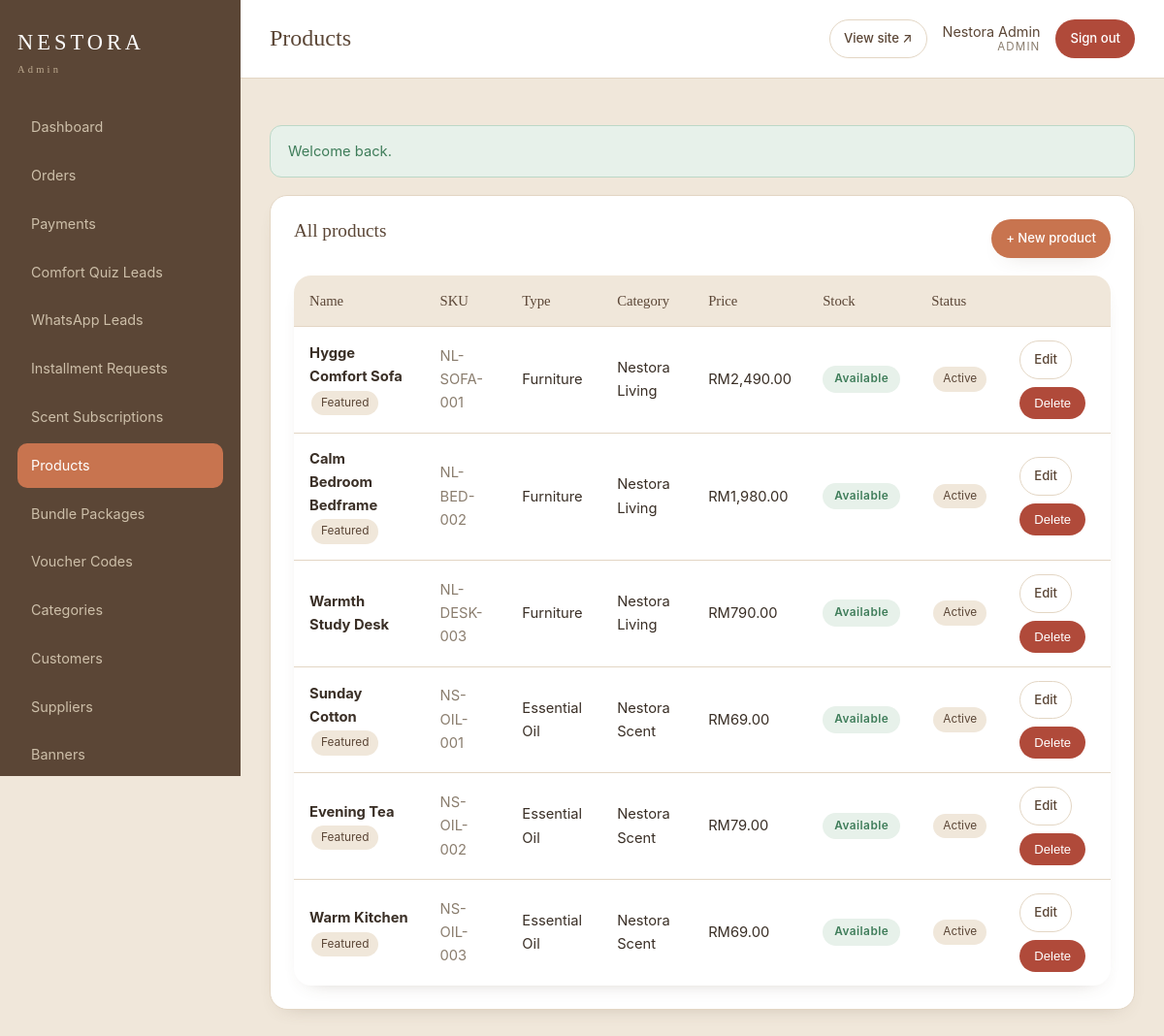
Page /admin/products.php (signed in) on the committed database.
### tables this page shows
CREATE TABLE IF NOT EXISTS products (
    id                   INT UNSIGNED NOT NULL AUTO_INCREMENT,
    name                 VARCHAR(190)  NOT NULL,
    slug                 VARCHAR(210)  NOT NULL,
    sku                  VARCHAR(80)   NOT NULL,
    category_id          INT UNSIGNED  NULL,
    product_type         ENUM('furniture','essential_oil','diffuser','bundle') NOT NULL DEFAULT 'furniture',
    short_description    VARCHAR(500)  NULL,
    long_description     TEXT          NULL,
    feeling_tags         VARCHAR(255)  NULL,             
    scent_profile        VARCHAR(255)  NULL,             
    scent_mood           VARCHAR(180)  NULL,
    scent_notes          VARCHAR(255)  NULL,
    best_room_usage      VARCHAR(180)  NULL,
    usage_instructions   TEXT          NULL,
    safety_disclaimer    TEXT          NULL,
    bottle_size          VARCHAR(80)   NULL,             
    material             VARCHAR(255)  NULL,             
    dimensions           VARCHAR(255)  NULL,             
    delivery_note        VARCHAR(255)  NULL,
    price                DECIMAL(10,2) NOT NULL DEFAULT 0.00,    
    base_price           DECIMAL(10,2) NULL,                      
    promo_price          DECIMAL(10,2) NULL,
    installment_eligible TINYINT(1)    NOT NULL DEFAULT 0,
    max_installment_months ENUM('6','12','24') NOT NULL DEFAULT '24',
    supplier_cost        DECIMAL(10,2) NULL,             
    cost_price           DECIMAL(10,2) NULL,             
    supplier_id          INT UNSIGNED  NULL,
    stock_status         ENUM('available','preorder','checking','unavailable') NOT NULL DEFAULT 'available',
    track_inventory      TINYINT(1)    NOT NULL DEFAULT 0,
    stock_quantity       INT           NOT NULL DEFAULT 0,
    low_stock_threshold  INT           NOT NULL DEFAULT 0,
    is_featured          TINYINT(1)    NOT NULL DEFAULT 0,
    status               ENUM('draft','active','hidden') NOT NULL DEFAULT 'draft',
    created_at           DATETIME      NOT NULL DEFAULT CURRENT_TIMESTAMP,
    updated_at           DATETIME      NOT NULL DEFAULT CURRENT_TIMESTAMP ON UPDATE CURRENT_TIMESTAMP,
    PRIMARY KEY (id),
    UNIQUE KEY uq_product_slug (slug),
    UNIQUE KEY uq_product_sku (sku),
    KEY idx_product_type (product_type),
    KEY idx_product_status (status),
    KEY idx_product_category (category_id),
    CONSTRAINT fk_product_category FOREIGN KEY (category_id) REFERENCES categories(id) ON DELETE SET NULL,
    CONSTRAINT fk_product_supplier FOREIGN KEY (supplier_id) REFERENCES suppliers(id) ON DELETE SET NULL
);

CREATE TABLE IF NOT EXISTS categories (
    id          INT UNSIGNED NOT NULL AUTO_INCREMENT,
    name        VARCHAR(120)  NOT NULL,
    slug        VARCHAR(140)  NOT NULL,
    type        ENUM('furniture','essential_oil','diffuser','bundle','general') NOT NULL DEFAULT 'general',
    description TEXT          NULL,
    sort_order  INT           NOT NULL DEFAULT 0,
    status      ENUM('active','hidden') NOT NULL DEFAULT 'active',
    created_at  DATETIME      NOT NULL DEFAULT CURRENT_TIMESTAMP,
    updated_at  DATETIME      NOT NULL DEFAULT CURRENT_TIMESTAMP ON UPDATE CURRENT_TIMESTAMP,
    PRIMARY KEY (id),
    UNIQUE KEY uq_category_slug (slug)
);

### inc/functions.php (called while the page is built, shortened)
<?php
function e(?string $value): string
{
    return htmlspecialchars((string) $value, ENT_QUOTES | ENT_SUBSTITUTE, 'UTF-8');
}
function base_url(string $path = ''): string
{
    return BASE_URL . $path;
}
function money(float $amount): string
{
    return 'RM' . number_format($amount, 2);
}
function effective_price(array $product): float
{
    $price = (float) $product['price'];
    if (isset($product['promo_price']) && $product['promo_price'] !== null
        && (float) $product['promo_price'] > 0
        && (float) $product['promo_price'] < $price) {
        return (float) $product['promo_price'];
    }
    return $price;
}
function label(string $value): string
{
    return ucwords(str_replace('_', ' ', $value));
}

### admin/products.php (the view, shortened to what this page needs)
<?php
$pdo = db();
$products = $pdo->query(
    "SELECT p.*, c.name AS category_name
     FROM products p LEFT JOIN categories c ON c.id = p.category_id
     ORDER BY p.updated_at DESC"
)->fetchAll();
require_once __DIR__ . '/../inc/admin_layout.php';
?>
<div class="panel">
    <div class="panel-head">
        <h2>All products</h2>
        <a class="btn btn-primary btn-sm" href="<?= base_url('/admin/product_form.php') ?>">+ New product</a>
    </div>
    <?php if (!$products): ?>
        <p class="muted">No products yet. Create your first comfort piece.</p>
    <?php else: ?>
    <table class="table">
        <thead><tr><th>Name</th><th>SKU</th><th>Type</th><th>Category</th><th>Price</th><th>Stock</th><th>Status</th><th></th></tr></thead>
        <tbody>
        <?php foreach ($products as $p): ?>
            <tr>
                <td><strong><?= e($p['name']) ?></strong><?= $p['is_featured'] ? ' <span class="tag">Featured</span>' : '' ?></td>
                <td class="muted"><?= e($p['sku']) ?></td>
                <td><?= e(label($p['product_type'])) ?></td>
                <td><?= e($p['category_name'] ?? '-') ?></td>
                <td><?= money(effective_price($p)) ?></td>
                <td><span class="badge badge-<?= e($p['stock_status']) ?>"><?= e(label($p['stock_status'])) ?></span></td>
                <td><span class="tag"><?= e(label($p['status'])) ?></span></td>
                <td>
                    <div class="actions-inline">
                        <a class="btn btn-soft btn-sm" href="<?= base_url('/admin/product_form.php?id=' . (int)$p['id']) ?>">Edit</a>
                        <form method="post" data-confirm="Delete this product permanently?">
                            <button class="btn btn-danger btn-sm" type="submit">Delete</button>
                        </form>
                    </div>
                </td>
            </tr>
        <?php endforeach; ?>
        </tbody>
    </table>
    <?php endif; ?>
</div>

### assets/css/style.css (style rules this page uses)
:root { --cream:#fbf6ef; --oat:#f0e7da; --beige:#e7d8c4; --terracotta:#c8744f; --terracotta-dark:#a85a3a; --brown:#5b4636; --olive-grey:#7c7a6c; --ink:#3a2f26; --muted:#8a7d6e; --line:#e3d6c4; --white:#ffffff; --ok:#3f7d5a; --warn:#b8862b; --err:#b04a3a; --radius:18px; --radius-lg:28px; --shadow:0 18px 40px -22px rgba(91,70,54,.45); --shadow-sm:0 8px 22px -16px rgba(91,70,54,.45); --font-serif:'Fraunces',Georgia,serif; --font-sans:'Inter',system-ui,-apple-system,sans-serif; }
* { box-sizing:border-box;margin:0;padding:0 }
html { scroll-behavior:smooth }
body { font-family:var(--font-sans); color:var(--ink); background:var(--cream); line-height:1.65; -webkit-font-smoothing:antialiased; }
a { color:inherit;text-decoration:none }
h1,h2,h3,h4 { font-family:var(--font-serif);font-weight:500;line-height:1.2;color:var(--brown) }
.btn { display:inline-block;padding:14px 28px;border-radius:999px; font-weight:500;font-size:.95rem;cursor:pointer;border:1px solid transparent; transition:transform .18s ease, box-shadow .18s ease, background .18s ease; }
.btn-primary { background:var(--terracotta);color:#fff;box-shadow:var(--shadow-sm) }
.btn-soft { background:var(--white);color:var(--brown);border-color:var(--line) }
.table { width:100%;border-collapse:collapse;background:#fff;border-radius:var(--radius);overflow:hidden;box-shadow:var(--shadow-sm) }
.table th,.table td { padding:14px 16px;text-align:left;border-bottom:1px solid var(--line);font-size:.92rem }
.table th { background:var(--oat);font-family:var(--font-serif);font-weight:500;color:var(--brown) }
.table tr:last-child td { border-bottom:none }
.badge { display:inline-block;padding:4px 12px;border-radius:99px;font-size:.74rem;font-weight:600;letter-spacing:.04em }
.badge-available { background:#e7f1ea;color:var(--ok) }
.admin-body { background:var(--oat) }
.panel { background:#fff;border:1px solid var(--line);border-radius:var(--radius);padding:24px;box-shadow:var(--shadow-sm);margin-bottom:24px }
.panel h2 { font-size:1.2rem;margin-bottom:16px }
.panel-head { display:flex;justify-content:space-between;align-items:center;margin-bottom:18px;flex-wrap:wrap;gap:12px }
.actions-inline { display:flex;gap:8px;flex-wrap:wrap }
.btn-sm { padding:8px 14px;font-size:.82rem }
.btn-danger { background:var(--err);color:#fff }
.muted { color:var(--muted) }
.tag { display:inline-block;background:var(--oat);border-radius:99px;padding:3px 10px;font-size:.74rem;color:var(--brown);margin:2px }

### rows in the picture
products: name "Hygge Comfort Sofa", is_featured "Featured", sku "NL-SOFA-001", product_type "Furniture", category.name "Nestora Living", promo_price "RM2,490.00", stock_status "Available", status "Active"
products: name "Calm Bedroom Bedframe", is_featured "Featured", sku "NL-BED-002", product_type "Furniture", category.name "Nestora Living", price "RM1,980.00", stock_status "Available", status "Active"
products: name "Warmth Study Desk", sku "NL-DESK-003", product_type "Furniture", category.name "Nestora Living", promo_price "RM790.00", stock_status "Available", status "Active"
products: name "Sunday Cotton", is_featured "Featured", sku "NS-OIL-001", product_type "Essential Oil", category.name "Nestora Scent", promo_price "RM69.00", stock_status "Available", status "Active"
products: name "Evening Tea", is_featured "Featured", sku "NS-OIL-002", product_type "Essential Oil", category.name "Nestora Scent", price "RM79.00", stock_status "Available", status "Active"
products: name "Warm Kitchen", is_featured "Featured", sku "NS-OIL-003", product_type "Essential Oil", category.name "Nestora Scent", promo_price "RM69.00", stock_status "Available", status "Active"

### other values in the picture
$title "Dashboard"
$title "Orders"
$title "Payments"
$title "Comfort Quiz Leads"
$title "WhatsApp Leads"
$title "Installment Requests"
$title "Scent Subscriptions"
$title "Products"
$title "Bundle Packages"
$title "Voucher Codes"
$title "Categories"
$title "Customers"
$title "Suppliers"
$title "Banners"
$pageTitle "Products"
